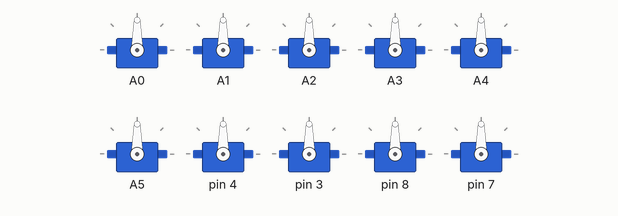
Simulated run of this sketch. Board: Arduino Uno, built with avr-gcc and run on an emulated ATmega328P. Shown: 10 × servo.

Above: at 0.1 s.
At 4.92 s:
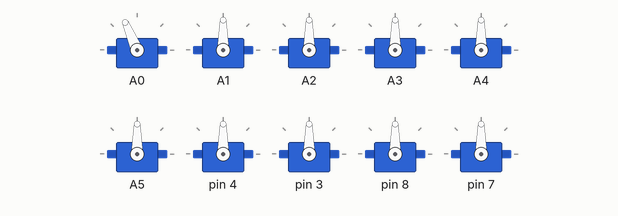
At 10.08 s:
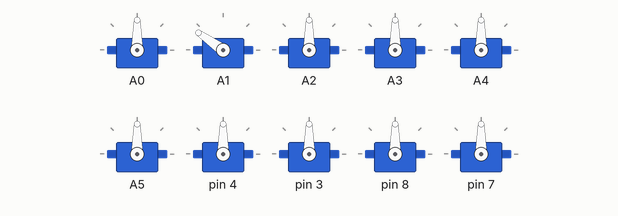
At 19.88 s:
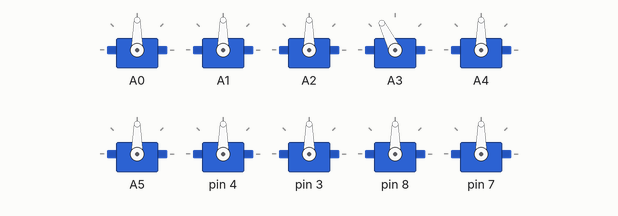
At 29.69 s:
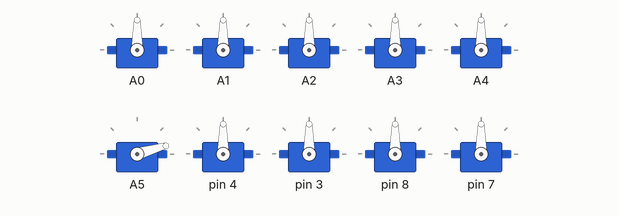
At 39.57 s:
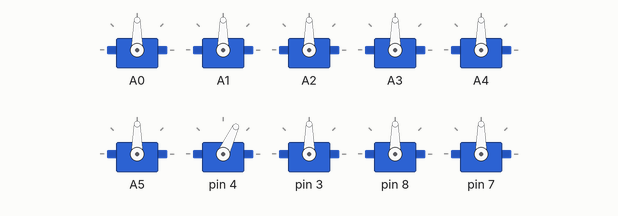
Timing chart, 0 to 40.0 s (numbered marks = the images above):
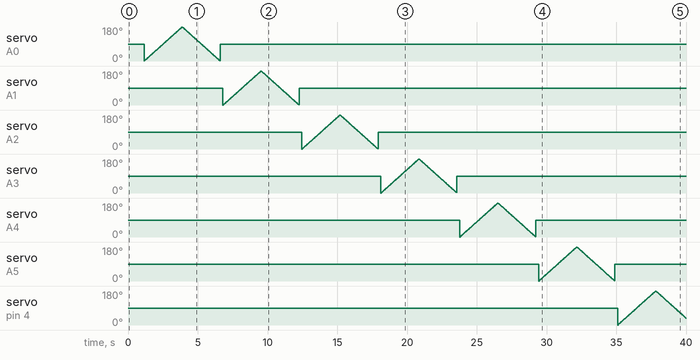

The sketch:

BareMinimum.ino
```cpp
#include <Servo.h>

Servo myServos[10]; //create 10 servos
int pos, i;

void setup() {
  //The following code can be cleaned up in a single for-loop if you solder the wires in a more continuous pattern than I did
  //Order of servos is such that myServos[0]=tail segment, and myServos[9]=head segment

  myServos[0].attach(A0);
  myServos[1].attach(A1);
  myServos[2].attach(A2);
  myServos[3].attach(A3);
  myServos[4].attach(A4);
  myServos[5].attach(A5);
  myServos[6].attach(4);
  myServos[7].attach(3);
  myServos[8].attach(8);
  myServos[9].attach(7);


  //Initialise snake in a straight line
  for(int i=0; i<10; i++){
    myServos[i].write(90);
    delay(15);
  }
  delay(1000); //wait 1 second

  //Sweep each servo individually between [0,180] degrees before returning to a straight line
  for(int i=0; i<10; i++){
    for (pos = 0; pos <= 180; pos += 1) {
      myServos[i].write(pos);
      delay(15);
    }
    for (pos = 180; pos >= 0; pos -= 1) {
      myServos[i].write(pos);
      delay(15);
    }
    myServos[i].write(90);
    delay(200);
  }

}

void loop(){
}
```
